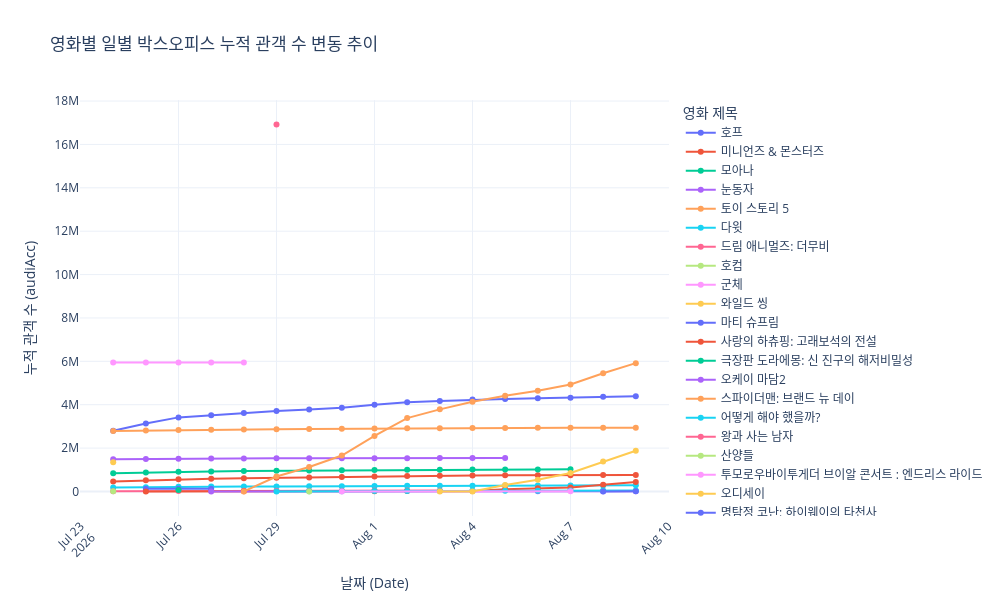

Notebook code for this chart:
### Markdown cell above
## 기간에 따른 누적 관객 수 변화

### Code cell
draw_lineChart(movie_df, 'audiAcc', '영화별 일별 박스오피스 누적 관객 수 변동 추이', '누적 관객 수')

### Figure 1 — Plotly figure (JSON) as saved in the notebook; plotly's stock layout.template omitted (floating-point values rounded to 4 significant figures)
{"data": [{"customdata": [["호프"], ["호프"], ["호프"], ["호프"], ["호프"], ["호프"], ["호프"], ["호프"], ["호프"], ["호프"], ["호프"], ["호프"], ["호프"], ["호프"], ["호프"], ["호프"], ["호프"]], "hovertemplate": "movieNm=%{customdata[0]}<br>b_date=%{x}<br>audiAcc=%{y}<extra></extra>", "legendgroup": "호프", "line": {"color": "#636efa", "dash": "solid"}, "marker": {"symbol": "circle"}, "mode": "lines+markers", "name": "호프", "orientation": "v", "showlegend": true, "type": "scatter", "x": ["2026-07-24", "2026-07-25", "2026-07-26", "2026-07-27", "2026-07-28", "2026-07-29", "2026-07-30", "2026-07-31", "2026-08-01", "2026-08-02", "2026-08-03", "2026-08-04", "2026-08-05", "2026-08-06", "2026-08-07", "2026-08-08", "2026-08-09"], "xaxis": "x", "y": [2802235, 3129800, 3415670, 3519073, 3619220, 3707112, 3774735, 3856231, 3992648, 4110545, 4174472, 4235706, 4265776, 4292976, 4323771, 4361541, 4393885], "yaxis": "y"}, {"customdata": [["미니언즈 & 몬스터즈"], ["미니언즈 & 몬스터즈"], ["미니언즈 & 몬스터즈"], ["미니언즈 & 몬스터즈"], ["미니언즈 & 몬스터즈"], ["미니언즈 & 몬스터즈"], ["미니언즈 & 몬스터즈"], ["미니언즈 & 몬스터즈"], ["미니언즈 & 몬스터즈"], ["미니언즈 & 몬스터즈"], ["미니언즈 & 몬스터즈"], ["미니언즈 & 몬스터즈"], ["미니언즈 & 몬스터즈"], ["미니언즈 & 몬스터즈"], ["미니언즈 & 몬스터즈"], ["미니언즈 & 몬스터즈"], ["미니언즈 & 몬스터즈"]], "hovertemplate": "movieNm=%{customdata[0]}<br>b_date=%{x}<br>audiAcc=%{y}<extra></extra>", "legendgroup": "미니언즈 & 몬스터즈", "line": {"color": "#EF553B", "dash": "solid"}, "marker": {"symbol": "circle"}, "mode": "lines+markers", "name": "미니언즈 & 몬스터즈", "orientation": "v", "showlegend": true, "type": "scatter", "x": ["2026-07-24", "2026-07-25", "2026-07-26", "2026-07-27", "2026-07-28", "2026-07-29", "2026-07-30", "2026-07-31", "2026-08-01", "2026-08-02", "2026-08-03", "2026-08-04", "2026-08-05", "2026-08-06", "2026-08-07", "2026-08-08", "2026-08-09"], "xaxis": "x", "y": [465005, 514517, 562962, 584363, 606430, 628085, 648695, 668737, 690910, 713940, 726394, 738731, 744043, 748689, 753211, 758281, 763307], "yaxis": "y"}, {"customdata": [["모아나"], ["모아나"], ["모아나"], ["모아나"], ["모아나"], ["모아나"], ["모아나"], ["모아나"], ["모아나"], ["모아나"], ["모아나"], ["모아나"], ["모아나"], ["모아나"], ["모아나"]], "hovertemplate": "movieNm=%{customdata[0]}<br>b_date=%{x}<br>audiAcc=%{y}<extra></extra>", "legendgroup": "모아나", "line": {"color": "#00cc96", "dash": "solid"}, "marker": {"symbol": "circle"}, "mode": "lines+markers", "name": "모아나", "orientation": "v", "showlegend": true, "type": "scatter", "x": ["2026-07-24", "2026-07-25", "2026-07-26", "2026-07-27", "2026-07-28", "2026-07-29", "2026-07-30", "2026-07-31", "2026-08-01", "2026-08-02", "2026-08-03", "2026-08-04", "2026-08-05", "2026-08-06", "2026-08-07"], "xaxis": "x", "y": [838276, 874433, 909235, 924284, 939841, 950943, 962825, 974455, 987184, 999947, 1006933, 1013797, 1016122, 1017658, 1019228], "yaxis": "y"}, {"customdata": [["눈동자"], ["눈동자"], ["눈동자"], ["눈동자"], ["눈동자"], ["눈동자"], ["눈동자"], ["눈동자"], ["눈동자"], ["눈동자"], ["눈동자"], ["눈동자"], ["눈동자"]], "hovertemplate": "movieNm=%{customdata[0]}<br>b_date=%{x}<br>audiAcc=%{y}<extra></extra>", "legendgroup": "눈동자", "line": {"color": "#ab63fa", "dash": "solid"}, "marker": {"symbol": "circle"}, "mode": "lines+markers", "name": "눈동자", "orientation": "v", "showlegend": true, "type": "scatter", "x": ["2026-07-24", "2026-07-25", "2026-07-26", "2026-07-27", "2026-07-28", "2026-07-29", "2026-07-30", "2026-07-31", "2026-08-01", "2026-08-02", "2026-08-03", "2026-08-04", "2026-08-05"], "xaxis": "x", "y": [1484006, 1498540, 1511614, 1518312, 1524845, 1527333, 1530013, 1532388, 1535034, 1537375, 1538864, 1540233, 1540572], "yaxis": "y"}, {"customdata": [["토이 스토리 5"], ["토이 스토리 5"], ["토이 스토리 5"], ["토이 스토리 5"], ["토이 스토리 5"], ["토이 스토리 5"], ["토이 스토리 5"], ["토이 스토리 5"], ["토이 스토리 5"], ["토이 스토리 5"], ["토이 스토리 5"], ["토이 스토리 5"], ["토이 스토리 5"], ["토이 스토리 5"], ["토이 스토리 5"], ["토이 스토리 5"], ["토이 스토리 5"]], "hovertemplate": "movieNm=%{customdata[0]}<br>b_date=%{x}<br>audiAcc=%{y}<extra></extra>", "legendgroup": "토이 스토리 5", "line": {"color": "#FFA15A", "dash": "solid"}, "marker": {"symbol": "circle"}, "mode": "lines+markers", "name": "토이 스토리 5", "orientation": "v", "showlegend": true, "type": "scatter", "x": ["2026-07-24", "2026-07-25", "2026-07-26", "2026-07-27", "2026-07-28", "2026-07-29", "2026-07-30", "2026-07-31", "2026-08-01", "2026-08-02", "2026-08-03", "2026-08-04", "2026-08-05", "2026-08-06", "2026-08-07", "2026-08-08", "2026-08-09"], "xaxis": "x", "y": [2792600, 2814632, 2837119, 2848640, 2861138, 2870369, 2880336, 2890716, 2900656, 2912210, 2919664, 2927554, 2930322, 2932987, 2935402, 2937469, 2939376], "yaxis": "y"}, {"customdata": [["다윗"], ["다윗"], ["다윗"], ["다윗"], ["다윗"], ["다윗"], ["다윗"], ["다윗"], ["다윗"], ["다윗"], ["다윗"], ["다윗"], ["다윗"], ["다윗"], ["다윗"], ["다윗"], ["다윗"]], "hovertemplate": "movieNm=%{customdata[0]}<br>b_date=%{x}<br>audiAcc=%{y}<extra></extra>", "legendgroup": "다윗", "line": {"color": "#19d3f3", "dash": "solid"}, "marker": {"symbol": "circle"}, "mode": "lines+markers", "name": "다윗", "orientation": "v", "showlegend": true, "type": "scatter", "x": ["2026-07-24", "2026-07-25", "2026-07-26", "2026-07-27", "2026-07-28", "2026-07-29", "2026-07-30", "2026-07-31", "2026-08-01", "2026-08-02", "2026-08-03", "2026-08-04", "2026-08-05", "2026-08-06", "2026-08-07", "2026-08-08", "2026-08-09"], "xaxis": "x", "y": [179205, 199536, 220351, 225388, 230860, 234529, 238365, 244637, 253432, 263349, 266434, 269493, 270883, 272490, 275161, 281006, 289351], "yaxis": "y"}, {"customdata": [["드림 애니멀즈: 더무비"], ["드림 애니멀즈: 더무비"], ["드림 애니멀즈: 더무비"], ["드림 애니멀즈: 더무비"], ["드림 애니멀즈: 더무비"], ["드림 애니멀즈: 더무비"], ["드림 애니멀즈: 더무비"], ["드림 애니멀즈: 더무비"], ["드림 애니멀즈: 더무비"], ["드림 애니멀즈: 더무비"], ["드림 애니멀즈: 더무비"]], "hovertemplate": "movieNm=%{customdata[0]}<br>b_date=%{x}<br>audiAcc=%{y}<extra></extra>", "legendgroup": "드림 애니멀즈: 더무비", "line": {"color": "#FF6692", "dash": "solid"}, "marker": {"symbol": "circle"}, "mode": "lines+markers", "name": "드림 애니멀즈: 더무비", "orientation": "v", "showlegend": true, "type": "scatter", "x": ["2026-07-24", "2026-07-25", "2026-07-26", "2026-07-27", "2026-07-28", "2026-07-29", "2026-07-30", "2026-07-31", "2026-08-01", "2026-08-02", "2026-08-03"], "xaxis": "x", "y": [12472, 18162, 24404, 28145, 31311, 33833, 37277, 39220, 40585, 41996, 42841], "yaxis": "y"}, {"customdata": [["호컴"]], "hovertemplate": "movieNm=%{customdata[0]}<br>b_date=%{x}<br>audiAcc=%{y}<extra></extra>", "legendgroup": "호컴", "line": {"color": "#B6E880", "dash": "solid"}, "marker": {"symbol": "circle"}, "mode": "lines+markers", "name": "호컴", "orientation": "v", "showlegend": true, "type": "scatter", "x": ["2026-07-24"], "xaxis": "x", "y": [6190], "yaxis": "y"}, {"customdata": [["군체"], ["군체"], ["군체"], ["군체"], ["군체"]], "hovertemplate": "movieNm=%{customdata[0]}<br>b_date=%{x}<br>audiAcc=%{y}<extra></extra>", "legendgroup": "군체", "line": {"color": "#FF97FF", "dash": "solid"}, "marker": {"symbol": "circle"}, "mode": "lines+markers", "name": "군체", "orientation": "v", "showlegend": true, "type": "scatter", "x": ["2026-07-24", "2026-07-25", "2026-07-26", "2026-07-27", "2026-07-28"], "xaxis": "x", "y": [5947386, 5948833, 5949964, 5950776, 5951743], "yaxis": "y"}, {"customdata": [["와일드 씽"]], "hovertemplate": "movieNm=%{customdata[0]}<br>b_date=%{x}<br>audiAcc=%{y}<extra></extra>", "legendgroup": "와일드 씽", "line": {"color": "#FECB52", "dash": "solid"}, "marker": {"symbol": "circle"}, "mode": "lines+markers", "name": "와일드 씽", "orientation": "v", "showlegend": true, "type": "scatter", "x": ["2026-07-24"], "xaxis": "x", "y": [1344043], "yaxis": "y"}, {"customdata": [["마티 슈프림"], ["마티 슈프림"], ["마티 슈프림"]], "hovertemplate": "movieNm=%{customdata[0]}<br>b_date=%{x}<br>audiAcc=%{y}<extra></extra>", "legendgroup": "마티 슈프림", "line": {"color": "#636efa", "dash": "solid"}, "marker": {"symbol": "circle"}, "mode": "lines+markers", "name": "마티 슈프림", "orientation": "v", "showlegend": true, "type": "scatter", "x": ["2026-07-25", "2026-07-26", "2026-07-27"], "xaxis": "x", "y": [123430, 125307, 126011], "yaxis": "y"}, {"customdata": [["사랑의 하츄핑: 고래보석의 전설"], ["사랑의 하츄핑: 고래보석의 전설"], ["사랑의 하츄핑: 고래보석의 전설"], ["사랑의 하츄핑: 고래보석의 전설"], ["사랑의 하츄핑: 고래보석의 전설"], ["사랑의 하츄핑: 고래보석의 전설"], ["사랑의 하츄핑: 고래보석의 전설"], ["사랑의 하츄핑: 고래보석의 전설"], ["사랑의 하츄핑: 고래보석의 전설"], ["사랑의 하츄핑: 고래보석의 전설"]], "hovertemplate": "movieNm=%{customdata[0]}<br>b_date=%{x}<br>audiAcc=%{y}<extra></extra>", "legendgroup": "사랑의 하츄핑: 고래보석의 전설", "line": {"color": "#EF553B", "dash": "solid"}, "marker": {"symbol": "circle"}, "mode": "lines+markers", "name": "사랑의 하츄핑: 고래보석의 전설", "orientation": "v", "showlegend": true, "type": "scatter", "x": ["2026-07-25", "2026-07-28", "2026-08-01", "2026-08-02", "2026-08-04", "2026-08-05", "2026-08-06", "2026-08-07", "2026-08-08", "2026-08-09"], "xaxis": "x", "y": [2983, 4951, 16189, 26494, 27410, 100575, 144343, 186032, 310157, 433808], "yaxis": "y"}, {"customdata": [["극장판 도라에몽: 신 진구의 해저비밀성"]], "hovertemplate": "movieNm=%{customdata[0]}<br>b_date=%{x}<br>audiAcc=%{y}<extra></extra>", "legendgroup": "극장판 도라에몽: 신 진구의 해저비밀성", "line": {"color": "#00cc96", "dash": "solid"}, "marker": {"symbol": "circle"}, "mode": "lines+markers", "name": "극장판 도라에몽: 신 진구의 해저비밀성", "orientation": "v", "showlegend": true, "type": "scatter", "x": ["2026-07-26"], "xaxis": "x", "y": [69574], "yaxis": "y"}, {"customdata": [["오케이 마담2"], ["오케이 마담2"], ["오케이 마담2"], ["오케이 마담2"]], "hovertemplate": "movieNm=%{customdata[0]}<br>b_date=%{x}<br>audiAcc=%{y}<extra></extra>", "legendgroup": "오케이 마담2", "line": {"color": "#ab63fa", "dash": "solid"}, "marker": {"symbol": "circle"}, "mode": "lines+markers", "name": "오케이 마담2", "orientation": "v", "showlegend": true, "type": "scatter", "x": ["2026-07-27", "2026-08-06", "2026-08-08", "2026-08-09"], "xaxis": "x", "y": [3241, 7874, 9401, 11783], "yaxis": "y"}, {"customdata": [["스파이더맨: 브랜드 뉴 데이"], ["스파이더맨: 브랜드 뉴 데이"], ["스파이더맨: 브랜드 뉴 데이"], ["스파이더맨: 브랜드 뉴 데이"], ["스파이더맨: 브랜드 뉴 데이"], ["스파이더맨: 브랜드 뉴 데이"], ["스파이더맨: 브랜드 뉴 데이"], ["스파이더맨: 브랜드 뉴 데이"], ["스파이더맨: 브랜드 뉴 데이"], ["스파이더맨: 브랜드 뉴 데이"], ["스파이더맨: 브랜드 뉴 데이"], ["스파이더맨: 브랜드 뉴 데이"], ["스파이더맨: 브랜드 뉴 데이"]], "hovertemplate": "movieNm=%{customdata[0]}<br>b_date=%{x}<br>audiAcc=%{y}<extra></extra>", "legendgroup": "스파이더맨: 브랜드 뉴 데이", "line": {"color": "#FFA15A", "dash": "solid"}, "marker": {"symbol": "circle"}, "mode": "lines+markers", "name": "스파이더맨: 브랜드 뉴 데이", "orientation": "v", "showlegend": true, "type": "scatter", "x": ["2026-07-28", "2026-07-29", "2026-07-30", "2026-07-31", "2026-08-01", "2026-08-02", "2026-08-03", "2026-08-04", "2026-08-05", "2026-08-06", "2026-08-07", "2026-08-08", "2026-08-09"], "xaxis": "x", "y": [1254, 689660, 1131210, 1657276, 2558159, 3384088, 3785868, 4134157, 4409338, 4647402, 4933991, 5447888, 5916423], "yaxis": "y"}, {"customdata": [["어떻게 해야 했을까?"], ["어떻게 해야 했을까?"], ["어떻게 해야 했을까?"], ["어떻게 해야 했을까?"], ["어떻게 해야 했을까?"], ["어떻게 해야 했을까?"], ["어떻게 해야 했을까?"], ["어떻게 해야 했을까?"], ["어떻게 해야 했을까?"], ["어떻게 해야 했을까?"], ["어떻게 해야 했을까?"], ["어떻게 해야 했을까?"]], "hovertemplate": "movieNm=%{customdata[0]}<br>b_date=%{x}<br>audiAcc=%{y}<extra></extra>", "legendgroup": "어떻게 해야 했을까?", "line": {"color": "#19d3f3", "dash": "solid"}, "marker": {"symbol": "circle"}, "mode": "lines+markers", "name": "어떻게 해야 했을까?", "orientation": "v", "showlegend": true, "type": "scatter", "x": ["2026-07-29", "2026-07-30", "2026-07-31", "2026-08-01", "2026-08-02", "2026-08-03", "2026-08-04", "2026-08-05", "2026-08-06", "2026-08-07", "2026-08-08", "2026-08-09"], "xaxis": "x", "y": [4086, 7999, 12350, 18574, 24008, 27155, 30146, 34278, 37698, 41203, 45750, 49728], "yaxis": "y"}, {"customdata": [["왕과 사는 남자"]], "hovertemplate": "movieNm=%{customdata[0]}<br>b_date=%{x}<br>audiAcc=%{y}<extra></extra>", "legendgroup": "왕과 사는 남자", "line": {"color": "#FF6692", "dash": "solid"}, "marker": {"symbol": "circle"}, "mode": "lines+markers", "name": "왕과 사는 남자", "orientation": "v", "showlegend": true, "type": "scatter", "x": ["2026-07-29"], "xaxis": "x", "y": [16916280], "yaxis": "y"}, {"customdata": [["산양들"]], "hovertemplate": "movieNm=%{customdata[0]}<br>b_date=%{x}<br>audiAcc=%{y}<extra></extra>", "legendgroup": "산양들", "line": {"color": "#B6E880", "dash": "solid"}, "marker": {"symbol": "circle"}, "mode": "lines+markers", "name": "산양들", "orientation": "v", "showlegend": true, "type": "scatter", "x": ["2026-07-30"], "xaxis": "x", "y": [2827], "yaxis": "y"}, {"customdata": [["투모로우바이투게더 브이알 콘서트 : 엔드리스 라이드"], ["투모로우바이투게더 브이알 콘서트 : 엔드리스 라이드"]], "hovertemplate": "movieNm=%{customdata[0]}<br>b_date=%{x}<br>audiAcc=%{y}<extra></extra>", "legendgroup": "투모로우바이투게더 브이알 콘서트 : 엔드리스 라이드", "line": {"color": "#FF97FF", "dash": "solid"}, "marker": {"symbol": "circle"}, "mode": "lines+markers", "name": "투모로우바이투게더 브이알 콘서트 : 엔드리스 라이드", "orientation": "v", "showlegend": true, "type": "scatter", "x": ["2026-07-31", "2026-08-07"], "xaxis": "x", "y": [1469, 5528], "yaxis": "y"}, {"customdata": [["오디세이"], ["오디세이"], ["오디세이"], ["오디세이"], ["오디세이"], ["오디세이"], ["오디세이"]], "hovertemplate": "movieNm=%{customdata[0]}<br>b_date=%{x}<br>audiAcc=%{y}<extra></extra>", "legendgroup": "오디세이", "line": {"color": "#FECB52", "dash": "solid"}, "marker": {"symbol": "circle"}, "mode": "lines+markers", "name": "오디세이", "orientation": "v", "showlegend": true, "type": "scatter", "x": ["2026-08-03", "2026-08-04", "2026-08-05", "2026-08-06", "2026-08-07", "2026-08-08", "2026-08-09"], "xaxis": "x", "y": [1302, 2367, 295077, 541297, 851451, 1376787, 1874863], "yaxis": "y"}, {"customdata": [["명탐정 코난: 하이웨이의 타천사"], ["명탐정 코난: 하이웨이의 타천사"]], "hovertemplate": "movieNm=%{customdata[0]}<br>b_date=%{x}<br>audiAcc=%{y}<extra></extra>", "legendgroup": "명탐정 코난: 하이웨이의 타천사", "line": {"color": "#636efa", "dash": "solid"}, "marker": {"symbol": "circle"}, "mode": "lines+markers", "name": "명탐정 코난: 하이웨이의 타천사", "orientation": "v", "showlegend": true, "type": "scatter", "x": ["2026-08-08", "2026-08-09"], "xaxis": "x", "y": [4355, 8828], "yaxis": "y"}], "layout": {"height": 600, "hovermode": "x unified", "legend": {"title": {"text": "영화 제목"}, "tracegroupgap": 0}, "title": {"text": "영화별 일별 박스오피스 누적 관객 수 변동 추이"}, "width": 1000, "xaxis": {"anchor": "y", "domain": [0, 1], "tickangle": -45, "title": {"text": "날짜 (Date)"}}, "yaxis": {"anchor": "x", "autorange": true, "domain": [0, 1], "title": {"text": "누적 관객 수 (audiAcc)"}}}}
